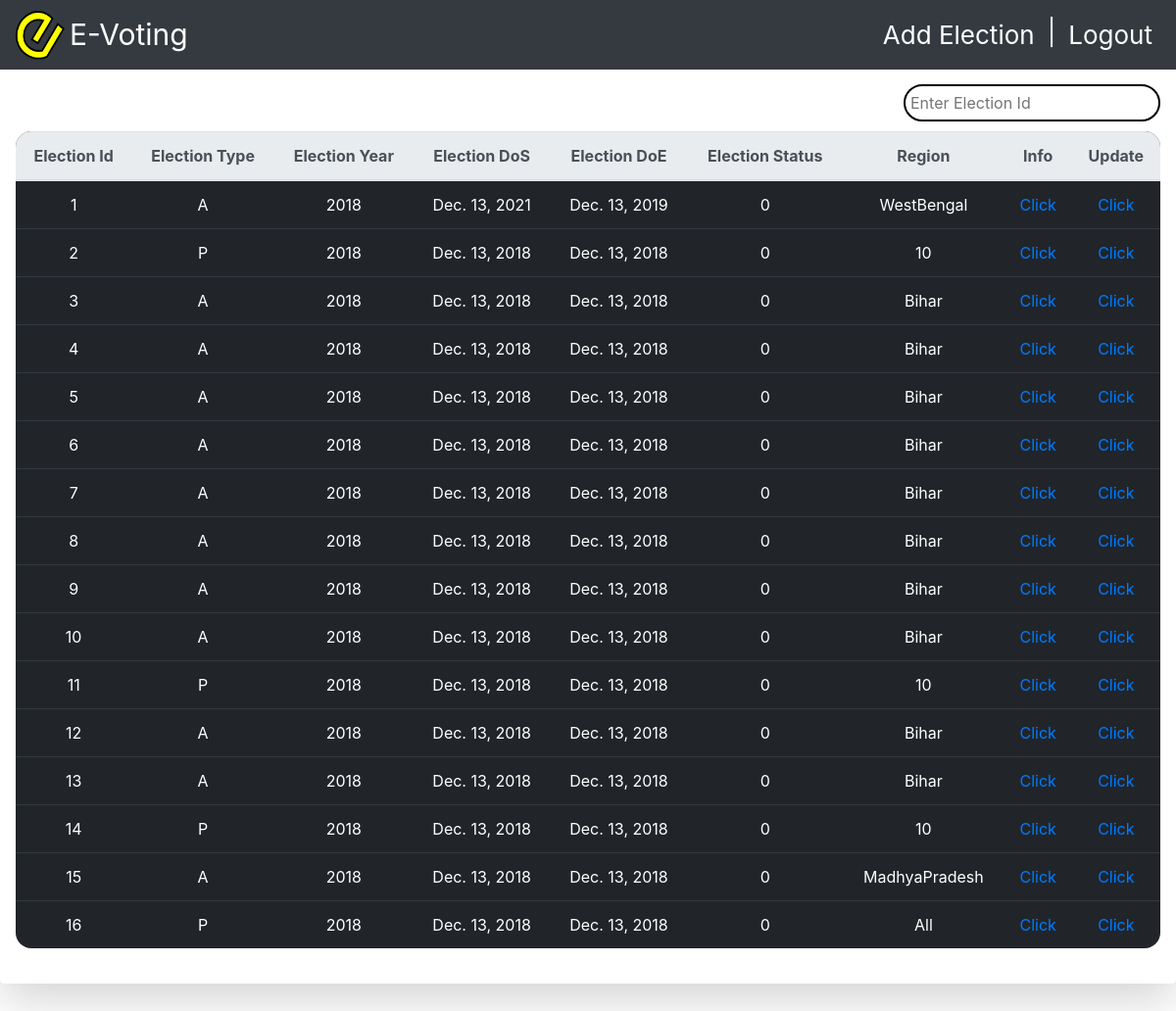
The page /organiser_app/election/ (signed in) on the database as committed earlier.
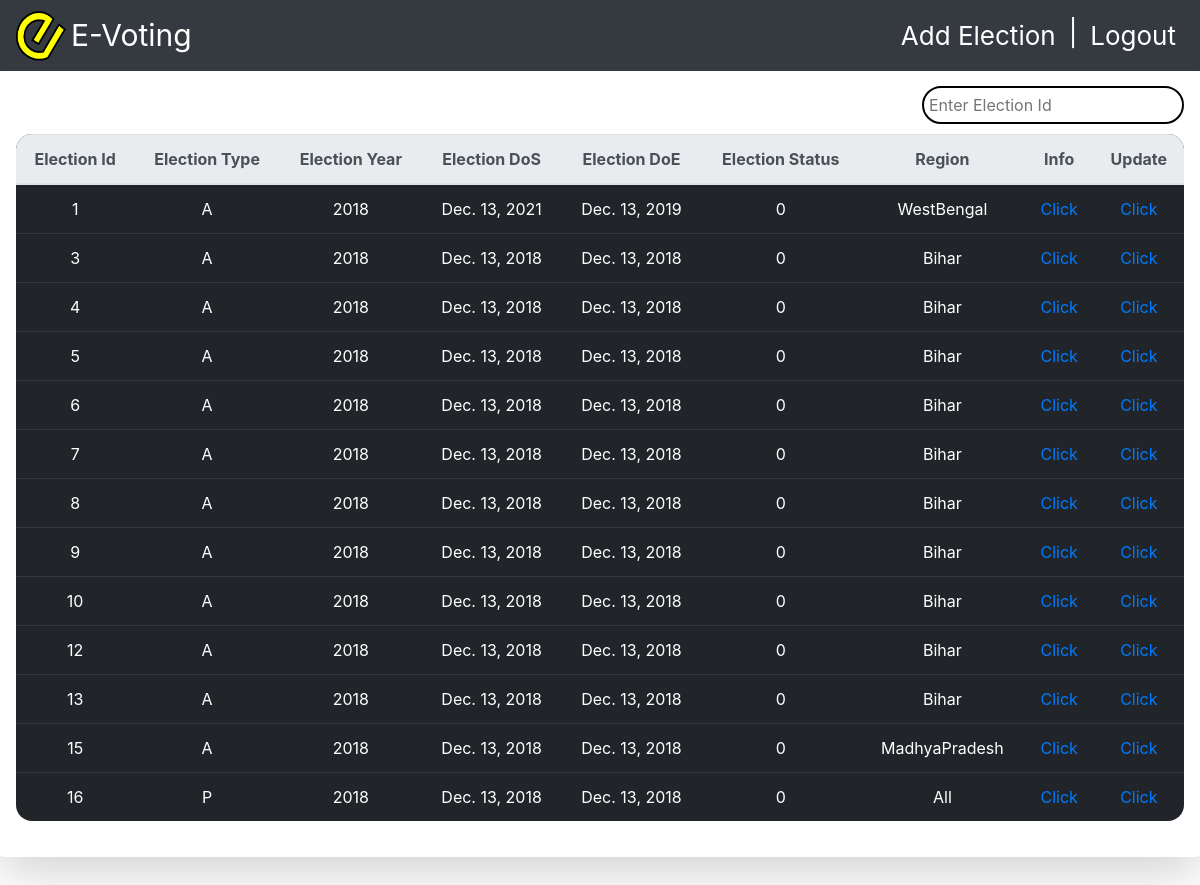
The same page on the database as committed later.
### organiser_app/models.py (models this page shows, shortened)
class Election(models.Model):
    election_type=models.CharField(choices=election_options,null=False,max_length=1,default="Parliamentary")
    election_id=models.AutoField(primary_key=True)
    election_year=models.CharField(null=False,choices=YEARS,default=2018,max_length=6)
    date_of_start=models.DateField(null=False)
    date_of_end=models.DateField(null=False)
    status=models.CharField(choices=statuses,max_length=2,default='0')
    candidates = models.ManyToManyField(to=Candidate)

class Election_region(models.Model):
    election=models.ForeignKey(Election,on_delete=models.CASCADE)
    region=models.CharField(choices=region_options_e,null=False,max_length=10)
    def __str__(self):
        return str(self.region)

### organiser_app/views.py (the view)
# urls.py: path('election/',views.election,name="election"),
@login_required
def election(request):
    region=[]
    election_instance=Election.objects.all()
    for election in election_instance:
        region.append(Election_region.objects.get(election=election.election_id))
    election_region = zip(election_instance, region)
    context={'election_region':election_region}
    return render(request,'organiser_app/election.html',context)

### templates/organiser_app/election.html (shortened to what this page needs)
{% load staticfiles %}
<!doctype html>
<html lang="en">
   <head>
      <link rel="stylesheet" href="https://stackpath.bootstrapcdn.com/bootstrap/4.1.3/css/bootstrap.min.css">
   </head>
   <body style="position: relative; padding-top: 20px;">
      <nav class="navbar fixed-top container-fluid navbar-expand-lg navbar-light bg-dark">
         <div class="collapse navbar-collapse " id="navbarSupportedContent">
            <img src="{% static "images/e-voting.png"%}" alt="evoting image" width="50" height="50">
            <p style="color:white; font-size:30px;margin:5px"><a style="color:white;text-decoration: none" href="{% url 'evoting-home' %}" >E-Voting </a></p>
         </div>
         <ul class="nav navbar-nav navbar-right">
            <li class="nav-item active">
               <a class="nav-link text-white" href="{% url 'organiser_app:addelection' %}" style="font-size:26px">Add Election <span class="sr-only">(current)</span></a>
            </li>
            <li>
               <p class="text-white " style="font-size:26px;margin:5px">|</p>
            </li>
            <li class="nav-item active">
               <a class="nav-link text-white" href="{% url 'organiser_app:evoting-logout'%}" style="font-size:26px">Logout <span class="sr-only">(current)</span></a>
            </li>
         </ul>
      </nav>
      <div class="shadow-lg p-3 mb-5 bg-white rounded" style="margin-top:50px" id="elections">
         <input class="search float-right" style="border-radius:20px;padding:5px;margin-bottom:10px;border:2px solid black;outline:none;"placeholder="Enter Election Id" />
         <table class="table table-dark " style="margin: 20px auto;">
            <thead class="thead thead-light " style="text-align: center">
               <th class="eid"> Election Id</th>
               <th class="type"> Election Type</th>
               <th > Election Year</th>
               <th> Election DoS</th>
               <th> Election DoE</th>
               <th class="status"> Election Status</th>
               <th>Region</th>
               <th> Info </th>
               <th>Update</th>
            </thead>
            <tbody class="list">
               {% for i,j in election_region %}
               <tr style="text-align: center">
                  <td class="eid">{{ i.election_id}}</td>
                  <td class="type">{{ i.election_type}}</td>
                  <td >{{ i.election_year}}</td>
                  <td>{{ i.date_of_start}}</td>
                  <td>{{ i.date_of_end}}</td>
                  <td class="status">{{ i.status}}</td>
                    <td> {{j}}</td>
                  <td><a href="{% url "organiser_app:election-candidate" i.election_id %}" >Click</a></td>
                  <td><a href="{% url "organiser_app:election_edit" i.election_id %}" >Click</a></td>
               </tr>
               {% endfor %}
            </tbody>
         </table>
      </div>
   </body>
</html>

### templates/organiser_app/election.html (style rules this page uses)
table { border-collapse: collapse; border-radius: 1em; overflow: hidden; }

Rows that differ between the two databases and show on the page:
removed Election: election_id "2", election_type "P", election_year "2018", date_of_start "Dec. 13, 2018", date_of_end "Dec. 13, 2018", status "0", region "10"
removed Election: election_id "11", election_type "P", election_year "2018", date_of_start "Dec. 13, 2018", date_of_end "Dec. 13, 2018", status "0", region "10"
removed Election: election_id "14", election_type "P", election_year "2018", date_of_start "Dec. 13, 2018", date_of_end "Dec. 13, 2018", status "0", region "10"
